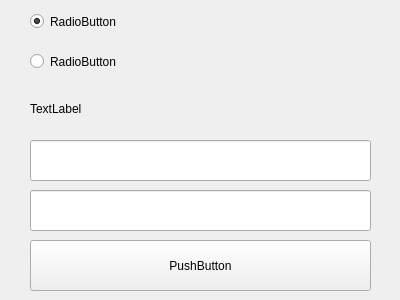
<?xml version="1.0" encoding="UTF-8"?>
<ui version="4.0">
 <class>Form</class>
 <widget class="QWidget" name="Form">
  <property name="geometry">
   <rect>
    <x>0</x>
    <y>0</y>
    <width>400</width>
    <height>300</height>
   </rect>
  </property>
  <property name="minimumSize">
   <size>
    <width>400</width>
    <height>300</height>
   </size>
  </property>
  <property name="maximumSize">
   <size>
    <width>400</width>
    <height>300</height>
   </size>
  </property>
  <property name="windowTitle">
   <string>Form</string>
  </property>
  <widget class="QPushButton" name="createProfile">
   <property name="geometry">
    <rect>
     <x>30</x>
     <y>240</y>
     <width>341</width>
     <height>51</height>
    </rect>
   </property>
   <property name="text">
    <string>PushButton</string>
   </property>
  </widget>
  <widget class="QLineEdit" name="confirmPassword">
   <property name="geometry">
    <rect>
     <x>30</x>
     <y>190</y>
     <width>341</width>
     <height>41</height>
    </rect>
   </property>
  </widget>
  <widget class="QLineEdit" name="password">
   <property name="geometry">
    <rect>
     <x>30</x>
     <y>140</y>
     <width>341</width>
     <height>41</height>
    </rect>
   </property>
  </widget>
  <widget class="QLabel" name="passwordLabel">
   <property name="geometry">
    <rect>
     <x>30</x>
     <y>100</y>
     <width>67</width>
     <height>17</height>
    </rect>
   </property>
   <property name="text">
    <string>TextLabel</string>
   </property>
  </widget>
  <widget class="QRadioButton" name="defaultFolder">
   <property name="geometry">
    <rect>
     <x>30</x>
     <y>10</y>
     <width>112</width>
     <height>23</height>
    </rect>
   </property>
   <property name="text">
    <string>RadioButton</string>
   </property>
   <property name="checked">
    <bool>true</bool>
   </property>
  </widget>
  <widget class="QRadioButton" name="programFolder">
   <property name="geometry">
    <rect>
     <x>30</x>
     <y>50</y>
     <width>112</width>
     <height>23</height>
    </rect>
   </property>
   <property name="text">
    <string>RadioButton</string>
   </property>
  </widget>
 </widget>
 <resources/>
 <connections/>
</ui>
